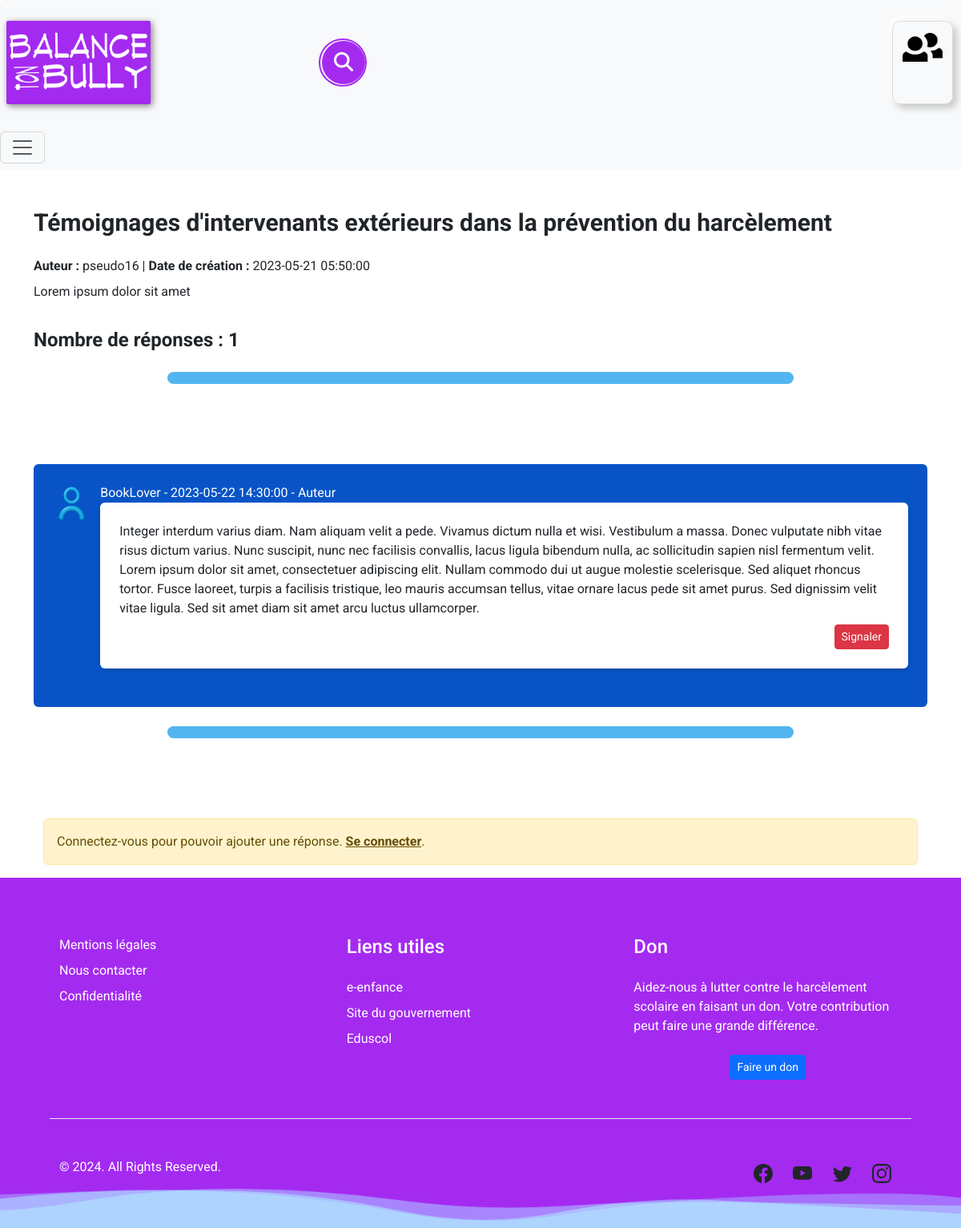
The app's page /pages/sujet.php?id=39 with its own data.
### tables this page shows
CREATE TABLE `sujets_forum` (
    `id` int(11) NOT NULL AUTO_INCREMENT,
    `id_utilisateur` int(11) NOT NULL,
    `titre` varchar(255) NOT NULL,
    `contenu` text NOT NULL,
    `date_creation` datetime NOT NULL,
    `date_mise_a_jour` datetime DEFAULT NULL,
    PRIMARY KEY (`id`),
    CONSTRAINT `fk_sujets_utilisateur` FOREIGN KEY (`id_utilisateur`) REFERENCES `utilisateurs` (`id`)
);

CREATE TABLE `utilisateurs` (
    `id` int(11) NOT NULL AUTO_INCREMENT,   
    `firstName` varchar(255),      
    `name` varchar(255),           
    `userName` varchar(255) NOT NULL,       
    `mail` varchar(255) NOT NULL,           
    `photo_avatar` varchar(255) DEFAULT '/Balance_ton_bully/assets/avatarProfil.png', 
    `password` varchar(255) NOT NULL,       
    `token` varchar(50) DEFAULT NULL,
    `id_role` int(11) DEFAULT 2,             
    est_supprime BOOLEAN DEFAULT FALSE,
    PRIMARY KEY (`id`)                      
);

CREATE TABLE `reponses_forum` (
    `id_reponse` int(11) NOT NULL AUTO_INCREMENT,
    `id_sujet` int(11) NOT NULL,
    `id_utilisateur` int(11) NOT NULL,
    `contenu` text NOT NULL,
    `date_creation` datetime NOT NULL,
    PRIMARY KEY (`id_reponse`),
    CONSTRAINT `fk_reponses_sujets` FOREIGN KEY (`id_sujet`) REFERENCES `sujets_forum` (`id`),
    CONSTRAINT `fk_reponses_utilisateur` FOREIGN KEY (`id_utilisateur`) REFERENCES `utilisateurs` (`id`)
);

### pages/sujet.php (the view, shortened to what this page needs)
<?php
try {
    $dbh = dbConnexion();
    $elementsParPage = 8;
    $page = isset($_GET['page']) ? intval($_GET['page']) : 1;
    $offset = ($page - 1) * $elementsParPage;
    if(isset($_GET['id']) && is_numeric($_GET['id'])) {
        $idSujet = $_GET['id'];
        $sql = "SELECT sujets_forum.*, utilisateurs.userName AS nom_auteur
                FROM sujets_forum
                LEFT JOIN utilisateurs ON sujets_forum.id_utilisateur = utilisateurs.id
                WHERE  sujets_forum.id = :id";
        $stmt = $dbh->prepare($sql);
        $stmt->bindParam(':id', $idSujet, PDO::PARAM_INT);
        $stmt->execute();
        if ($stmt->rowCount() > 0) {
            $row = $stmt->fetch(PDO::FETCH_ASSOC);
            $sqlCount = "SELECT COUNT(*) AS total FROM reponses_forum WHERE id_sujet = :id";
            $stmtCount = $dbh->prepare($sqlCount);
            $stmtCount->bindParam(':id', $idSujet, PDO::PARAM_INT);
            $stmtCount->execute();
            $totalReponses = $stmtCount->fetch(PDO::FETCH_ASSOC)['total'];
            ?>
            <!DOCTYPE html>
            <html lang="fr">
            <head>
                <link href="https://cdn.jsdelivr.net/npm/tailwindcss@2.2.19/dist/tailwind.min.css" rel="stylesheet">
                <link rel="stylesheet" href="../../css/style.css">
            </head>
            <?php include('../includes/headerNav.php')?>
            <body>
            <div class="container mt-5 mx-auto max-w-6xl">
                <h1 class="text-3xl font-bold mb-4"><?= $row['titre'] ?></h1>
                <p class="mb-2"><strong>Auteur :</strong> <?= $row['nom_auteur'] ?> | <strong>Date de création :</strong> <?= $row['date_creation'] ?></p>
                <p class="mb-8"><?= $row['contenu'] ?></p>
                <?php echo '<h2 class="text-2xl font-bold mb-4">Nombre de réponses : ' . $totalReponses . '</h2>';?>
                <div class="transition"></div>
                <?php
                echo '<div style="background-color: #0854C7;" class="p-4 rounded-md mb-4">';
                $sqlReponses = "SELECT reponses_forum.*, utilisateurs.userName AS nom_auteur_reponse, utilisateurs.photo_avatar
                                FROM reponses_forum
                                LEFT JOIN utilisateurs ON reponses_forum.id_utilisateur = utilisateurs.id
                                WHERE id_sujet = :id
                                ORDER BY reponses_forum.date_creation ASC
                                LIMIT :offset, :elementsParPage";
                $stmtReponses = $dbh->prepare($sqlReponses);
                $stmtReponses->bindParam(':id', $idSujet, PDO::PARAM_INT);
                $stmtReponses->bindParam(':offset', $offset, PDO::PARAM_INT);
                $stmtReponses->bindParam(':elementsParPage', $elementsParPage, PDO::PARAM_INT);
                $stmtReponses->execute();
                if ($stmtReponses->rowCount() > 0) {
                    $reponses = $stmtReponses->fetchAll(PDO::FETCH_ASSOC);
                    foreach($reponses as $rowReponse) {
                        $estAuteur = isset($_SESSION['nickName']) && $_SESSION['nickName'] === $rowReponse['nom_auteur_reponse'];
                        echo '<div class="response-item d-flex mb-4">';
                        echo '<div class="avatar-container mr-3">';
                        echo '<img src="' . $rowReponse['photo_avatar'] . '" alt="Avatar" style="width: 50px; height: 50px; border-radius: 50%;">';
                        echo '</div>';
                        echo '<div class="w-full"> ';
                        echo '<div class="d-flex">';
                        echo '<div class="auteur-info text-white">';
                        if ($rowReponse['id_sujet'] === $row['id']) {
                            echo $rowReponse['nom_auteur_reponse'] . ' - ' . $rowReponse['date_creation'] . ' - Auteur ';
                        } else {
                            echo $rowReponse['nom_auteur_reponse'] . ' - ' . $rowReponse['date_creation'];
                        }
                        echo '</div>';
                        echo '</div>';
                        echo '<div class="bg-white shadow-md rounded-md p-4">';
                        echo '<p class="mb-2">' . $rowReponse['contenu'] . '</p>';
                        echo '<div class="flex justify-end">';
                        if (!$estAuteur) {
                            echo '<button onclick="signalerReponse(' . $rowReponse['id_reponse'] . ')" class="btn btn-danger btn-sm">Signaler</button>';
                        }
                        echo '</div>';
                        echo '</div>';
                        echo '</div>';
                        echo '</div>';
                    }
                } else {
                    echo "<p class='text-gray-500'>Aucune réponse trouvée pour ce sujet.</p>";
                }
                echo '</div>';
                ?>
                <div class="transition"></div>
                <?php if (isset($_SESSION['nickName'])) : ?>
                    <div class="mt-5">
                        <h2 class="text-2xl font-bold mb-4">Ajouter une réponse</h2>
                        <form action="../php/ajouterReponse.php" method="post">
                            <div class="form-group">
                                <label for="contenuReponse">Contenu de la réponse :</label>
                                <textarea class="form-control" id="contenuReponse" name="contenuReponse" rows="4" required></textarea>
                            </div>
                            <input type="hidden" name="idSujet" value="<?= $idSujet ?>">
                            <button type="submit" class="btn btn-primary mt-3">Envoyer</button>
                        </form>
                    </div>
                <?php else : ?>
                    <div class="container mt-5">
                        <div class="alert alert-warning" role="alert">
                            Connectez-vous pour pouvoir ajouter une réponse. <a href="connexion.php" class="alert-link">Se connecter</a>.
                        </div>
                    </div>
                <?php endif; ?>
            </div>
            <?php include('../includes/footer.php') ?>
            </body>
            </html>
            <?php
        } else {
            echo "<p class='text-gray-500'>Aucun sujet trouvé avec cet identifiant.</p>";
        }
    } else {
        echo "<p class='text-gray-500'>Identifiant de sujet invalide.</p>";
    }
}catch (PDOException $e) {
    echo "Erreur de connexion à la base de données : " . $e->getMessage();
}
?>

### css/style.css (style rules this page uses)
* { font-family: "Roboto"; margin: 0; box-sizing: border-box; padding: 0; }
body, html { height: 100%; }
.transition { display: flex; justify-content: center; align-items: center; height: 15px; margin-left: 15%; margin-right: 15%; background: #52B5EF; border-radius: 13px; margin-bottom: 100px; }

### records on screen
sujets_forum: titre "Témoignages d'intervenants extérieurs dans la prévention du harcèlement", id_utilisateur.userName "pseudo16", date_creation "2023-05-21 05:50:00", contenu "Lorem ipsum dolor sit amet"
reponses_forum: id_utilisateur.photo_avatar (picture), id_utilisateur.userName "BookLover", date_creation "2023-05-22 14:30:00", contenu "Integer interdum varius diam. Nam aliquam velit a pede. Vivamus dictum nulla et wisi. Vestibulum a massa. Donec vulputate nibh vitae risus dictum varius. Nunc suscipit, nunc nec facilisis convallis, lacus ligula bibendum nulla, ac sollicitudin sapien nisl fermentum velit. Lorem ipsum dolor sit amet, consectetuer adipiscing elit. Nullam commodo dui ut augue molestie scelerisque. Sed aliquet rhoncus tortor. Fusce laoreet, turpis a facilisis tristique, leo mauris accumsan tellus, vitae ornare lacus pede sit amet purus. Sed dignissim velit vitae ligula. Sed sit amet diam sit amet arcu luctus ullamcorper."

### other values on screen
$totalReponses "1"
